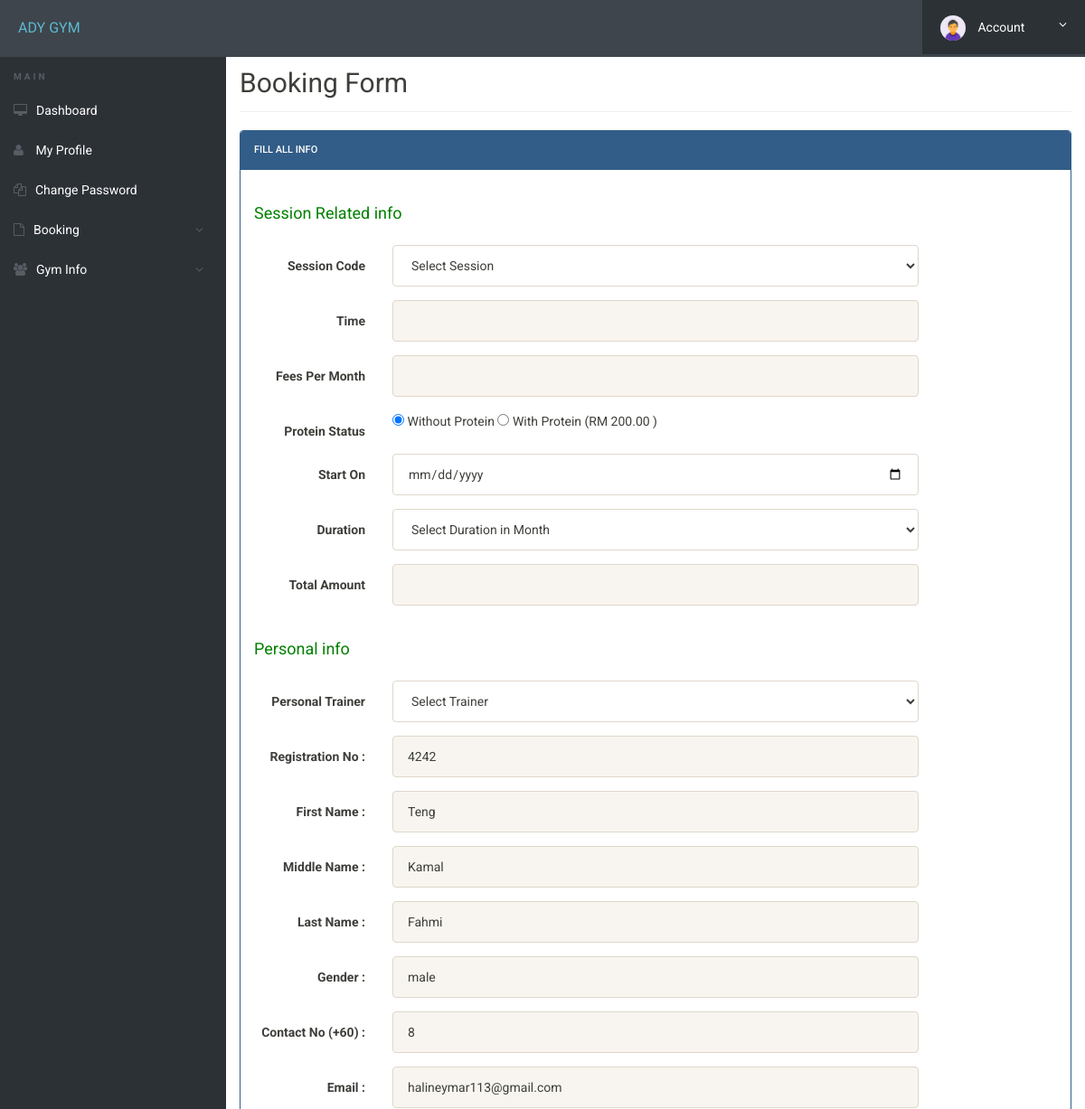
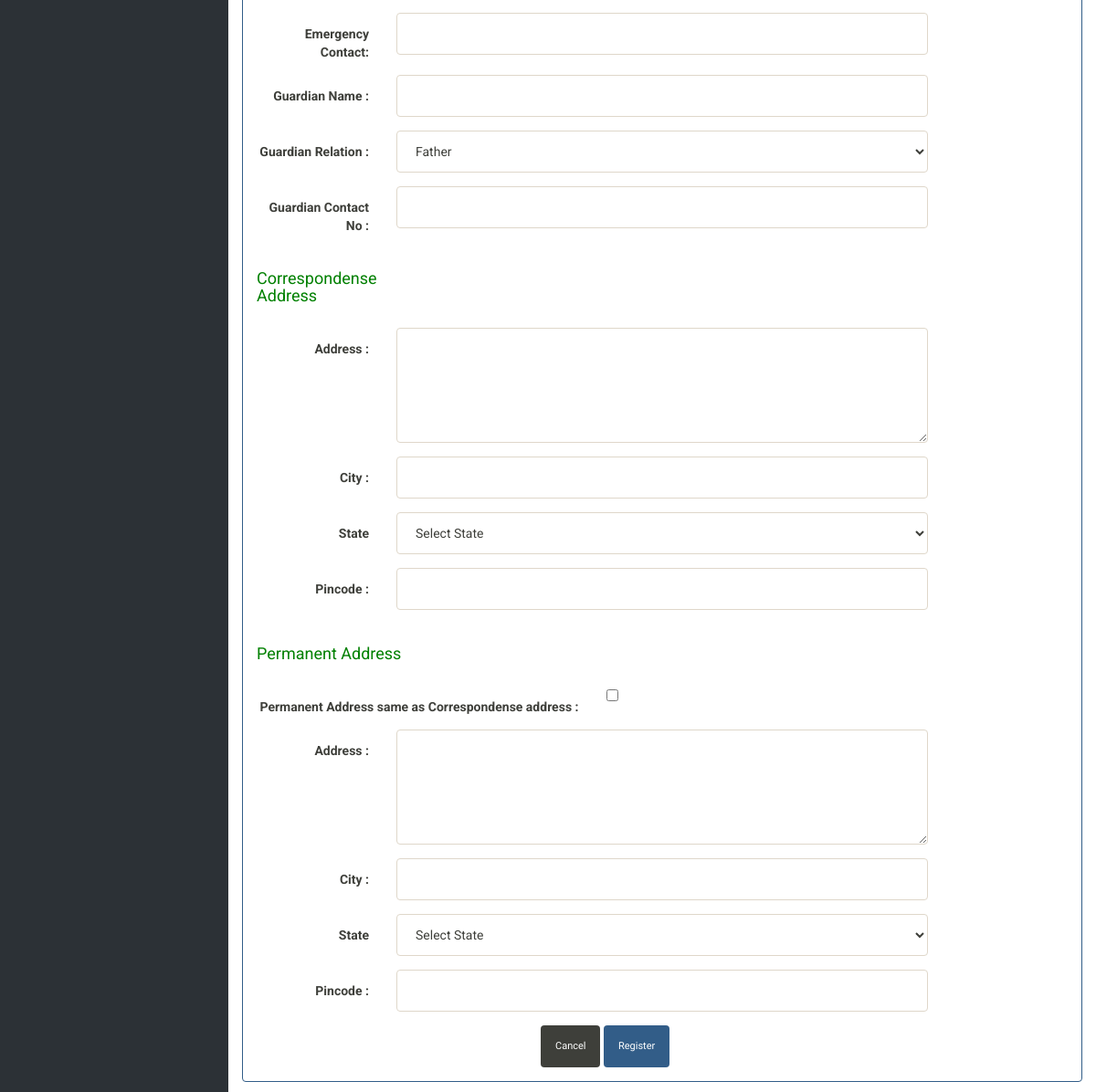
The app's page /book-form.php (signed in) with its own data (2 pictures, top to bottom).
### tables this page shows
CREATE TABLE `userregistration` (
  `id` int(11) NOT NULL,
  `regNo` varchar(255) NOT NULL,
  `firstName` varchar(255) NOT NULL,
  `middleName` varchar(255) NOT NULL,
  `lastName` varchar(255) NOT NULL,
  `gender` varchar(255) NOT NULL,
  `contactNo` bigint(20) NOT NULL,
  `email` varchar(255) NOT NULL,
  `password` varchar(255) NOT NULL,
  `regDate` timestamp NOT NULL DEFAULT current_timestamp(),
  `updationDate` varchar(45) NOT NULL,
  `passUdateDate` varchar(45) NOT NULL
);

### book-form.php (the view, shortened to what this page needs)
<?php
include('includes/config.php');
?>
<!doctype html>
<html lang="en" class="no-js">
<head>
	<link rel="stylesheet" href="css/font-awesome.min.css">
	<link rel="stylesheet" href="css/bootstrap.min.css">
	<link rel="stylesheet" href="css/dataTables.bootstrap.min.css">>
	<link rel="stylesheet" href="css/bootstrap-social.css">
	<link rel="stylesheet" href="css/bootstrap-select.css">
	<link rel="stylesheet" href="css/fileinput.min.css">
	<link rel="stylesheet" href="css/awesome-bootstrap-checkbox.css">
	<link rel="stylesheet" href="css/style.css">
</head>
<body>
	<?php include('includes/header.php');?>
	<div class="ts-main-content">
		<?php include('includes/sidebar.php');?>
		<div class="content-wrapper">
			<div class="container-fluid">
				<div class="row">
					<div class="col-md-12">
						<h2 class="page-title">Booking Form</h2>
						<div class="row">
							<div class="col-md-12">
								<div class="panel panel-primary">
									<div class="panel-heading">Fill all Info</div>
									<div class="panel-body">
										<form method="post" action="" class="form-horizontal">
<div class="form-group">
<label class="col-sm-4 control-label"><h4 style="color: green" align="left">Session Related info </h4> </label>
</div>
<div class="form-group">
<label class="col-sm-2 control-label">Session Code </label>
<div class="col-sm-8">
<select name="room" id="room"class="form-control"  onChange="getSeater(this.value);" onBlur="checkAvailability()" required>
<option value="">Select Session</option>
</select>
</div>
</div>
<div class="form-group">
<label class="col-sm-2 control-label">Time</label>
<div class="col-sm-8">
<input type="text" name="seater" id="seater"  class="form-control" readonly >
</div>
</div>
<div class="form-group">
<label class="col-sm-2 control-label">Fees Per Month</label>
<div class="col-sm-8">
<input type="text" name="fpm" id="fpm"  class="form-control" readonly>
</div>
</div>
<div class="form-group">
<label class="col-sm-2 control-label">Protein Status</label>
<div class="col-sm-8">
<input type="radio" value="0" name="foodstatus" checked="checked"> Without Protein
<input type="radio" value="1" name="foodstatus"> With Protein (RM 200.00 )
</div>
</div>
<div class="form-group">
<label class="col-sm-2 control-label">Start On</label>
<div class="col-sm-8">
<input type="date" name="stayf" id="stayf"  class="form-control" >
</div>
</div>
<div class="form-group">
<label class="col-sm-2 control-label">Duration</label>
<div class="col-sm-8">
<select name="duration" id="duration" class="form-control">
<option value="">Select Duration in Month</option>
</select>
</div>
</div>
<div class="form-group">
<label class="col-sm-2 control-label">Total Amount</label>
<div class="col-sm-8">
<input type="text" name="ta" id="ta"  class="result form-control" readonly >
</div>
</div>
<div class="form-group">
<label class="col-sm-2 control-label"><h4 style="color: green" align="left">Personal info </h4> </label>
</div>
<div class="form-group">
<label class="col-sm-2 control-label">Personal Trainer </label>
<div class="col-sm-8">
<select name="course" id="course" class="form-control" required>
<option value="">Select Trainer</option>
</select> </div>
</div>
<?php
$aid=$_SESSION['id'];
	$ret="select * from userregistration where id=?";
		$stmt= $mysqli->prepare($ret) ;
	 $stmt->bind_param('i',$aid);
	 $stmt->execute() ;
	 $res=$stmt->get_result();
	   while($row=$res->fetch_object())
	  {
	  	?>
<div class="form-group">
<label class="col-sm-2 control-label">Registration No : </label>
<div class="col-sm-8">
<input type="text" name="regno" id="regno"  class="form-control" value="<?php echo $row->regNo;?>" readonly >
</div>
</div>
<div class="form-group">
<label class="col-sm-2 control-label">First Name : </label>
<div class="col-sm-8">
<input type="text" name="fname" id="fname"  class="form-control" value="<?php echo $row->firstName;?>" readonly>
</div>
</div>
<div class="form-group">
<label class="col-sm-2 control-label">Middle Name : </label>
<div class="col-sm-8">
<input type="text" name="mname" id="mname"  class="form-control" value="<?php echo $row->middleName;?>"  readonly>
</div>
</div>
<div class="form-group">
<label class="col-sm-2 control-label">Last Name : </label>
<div class="col-sm-8">
<input type="text" name="lname" id="lname"  class="form-control" value="<?php echo $row->lastName;?>" readonly>
</div>
</div>
<div class="form-group">
<label class="col-sm-2 control-label">Gender : </label>
<div class="col-sm-8">
<input type="text" name="gender" value="<?php echo $row->gender;?>" class="form-control" readonly>
</div>
</div>
<div class="form-group">
<label class="col-sm-2 control-label">Contact No (+60) : </label>
<div class="col-sm-8">
<input type="text" name="contact" id="contact" value="<?php echo $row->contactNo;?>"  class="form-control" readonly>
</div>
</div>
<div class="form-group">
<label class="col-sm-2 control-label">Email : </label>
<div class="col-sm-8">
<input type="email" name="email" id="email"  class="form-control" value="<?php echo $row->email;?>"  readonly>
</div>
</div>
<?php } ?>
<div class="form-group">
<label class="col-sm-2 control-label">Emergency Contact: </label>
<div class="col-sm-8">
<input type="text" name="econtact" id="econtact"  class="form-control" required="required">
</div>
</div>
<div class="form-group">
<label class="col-sm-2 control-label">Guardian  Name : </label>
<div class="col-sm-8">
<input type="text" name="gname" id="gname"  class="form-control" required="required">
</div>
</div>
<div class="form-group">
<label class="col-sm-2 control-label">Guardian  Relation : </label>
<div class="col-sm-8">
<select name="grelation" id="grelation"  class="form-control">
<option value="Father">Father</option>
</select>
</div>
</div>
<div class="form-group">
<label class="col-sm-2 control-label">Guardian Contact No : </label>
<div class="col-sm-8">
<input type="text" name="gcontact" id="gcontact"  class="form-control" required="required">
</div>
</div>
<div class="form-group">
<label class="col-sm-3 control-label"><h4 style="color: green" align="left">Correspondense Address </h4> </label>
</div>
<div class="form-group">
<label class="col-sm-2 control-label">Address : </label>
<div class="col-sm-8">
<textarea  rows="5" name="address"  id="address" class="form-control" required="required"></textarea>
</div>
</div>
<div class="form-group">
<label class="col-sm-2 control-label">City : </label>
<div class="col-sm-8">
<input type="text" name="city" id="city"  class="form-control" required="required">
</div>
</div>
<div class="form-group">
<label class="col-sm-2 control-label">State </label>
<div class="col-sm-8">
<select name="state" id="state"class="form-control" required>
<option value="">Select State</option>
</select> </div>
</div>
<div class="form-group">
<label class="col-sm-2 control-label">Pincode : </label>
<div class="col-sm-8">
<input type="text" name="pincode" id="pincode"  class="form-control" required="required">
</div>
</div>
<div class="form-group">
<label class="col-sm-3 control-label"><h4 style="color: green" align="left">Permanent Address </h4> </label>
</div>
<div class="form-group">
<label class="col-sm-5 control-label">Permanent Address same as Correspondense address : </label>
<div class="col-sm-4">
<input type="checkbox" name="adcheck" value="1"/>
</div>
</div>
<div class="form-group">
<label class="col-sm-2 control-label">Address : </label>
<div class="col-sm-8">
<textarea  rows="5" name="paddress"  id="paddress" class="form-control" required="required"></textarea>
</div>
</div>
<div class="form-group">
<label class="col-sm-2 control-label">City : </label>
<div class="col-sm-8">
<input type="text" name="pcity" id="pcity"  class="form-control" required="required">
</div>
</div>
<div class="form-group">
<label class="col-sm-2 control-label">State </label>
<div class="col-sm-8">
<select name="pstate" id="pstate"class="form-control" required>
<option value="">Select State</option>
</select> </div>
</div>
<div class="form-group">
<label class="col-sm-2 control-label">Pincode : </label>
<div class="col-sm-8">
<input type="text" name="ppincode" id="ppincode"  class="form-control" required="required">
</div>
</div>
<div class="col-sm-6 col-sm-offset-4">
<button class="btn btn-default" type="submit">Cancel</button>
<input type="submit" name="submit" Value="Register" class="btn btn-primary">
</div>
</form>
									</div>
									</div>
								</div>
							</div>
						</div>
							</div>
						</div>
					</div>
				</div>
</body>
</html>

### css/style.css (style rules this page uses)
html { font-size: 14px; }
@media only screen and (min-width: 480px) { html { font-size: 17px; } }
@media only screen and (min-width: 768px) { html { font-size: 14px; } }
body { font-size: 1em; }
.btn { font-family: 'Oswald', sans-serif; }
.panel { overflow: hidden; }
.btn { text-transform: none; }
.page-title { padding-bottom: 15px; margin-bottom: 20px; border-bottom: 1px solid #f0f0f0; }
.ts-main-content .content-wrapper { padding-top: 15px; margin-top: 20px; }
@media only screen and (min-width: 992px) { .ts-main-content .content-wrapper { margin-left: 250px; } }

### records on screen
userregistration: regno "4242", fname "Teng", mname "Kamal", lname "Fahmi", gender "male", contact "8", email "halineymar113@gmail.com"
